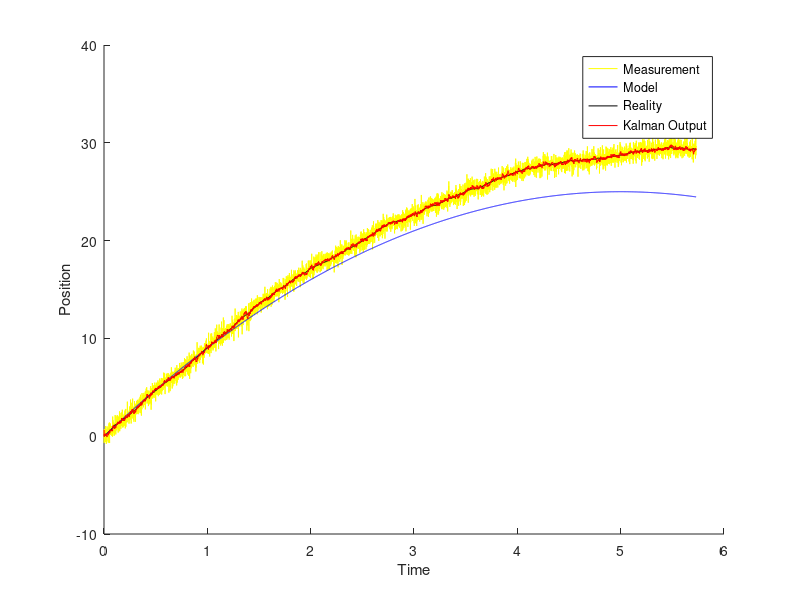

This figure's MATLAB source:
varR = 0.5;
R = [varR 0; 0 varR];

varQ = 0.01;
Q = [varQ 0; 0 varQ];

mass = 10;

t = 0;
dt = 0.001;
x = [0; 10];
xHat = [0; 10];
F = [1 dt; 0 1];
B = [dt^2/2; dt];
H = [1 0; 0 1];
P = [-10 0; 0 1];

xModel = [0; 10];

times = [];
states = [];
measurements = [];
outputs = [];
model = [];

while x(2) > 0
    % State update
    t = t + dt;
    u = -20/mass;
    x = F*x + B*u + normrnd(0, diag(Q));
    times = [times t];
    states = [states x];
    
    % Model
    xModel = F*xModel + B*u
    model = [model xModel];
    
    % Kalman gain
    K = P*H.'*inv(H*P*H.' + R);
    
    % Measurement
    z = H * x + normrnd(0, diag(R));
    measurements = [measurements z];
    
    % Update estimate
    xHat = xHat + K*(z - H*xHat);
    
    % Update covariance
    P = (eye(2) - K*H)*P;
    
    outputs = [outputs xHat];
    
    % Predict next step
    xHat = F*xHat;
    P = F*P*F.' + Q;
end

hold on;

% Position
plot(times, measurements(1,:), 'y');
plot(times, model(1,:), 'b');
plot(times, states(1,:), 'black');
plot(times, outputs(1,:), 'r');


% Velocity
% plot(times, measurements(2,:), 'y');
% plot(times, outputs(2,:), 'r');
% plot(times, model(2,:), 'b');
% plot(times, states(2,:), 'black');

xlabel('Time');
ylabel('Position')
legend('Measurement','Model', 'Reality', 'Kalman Output')




